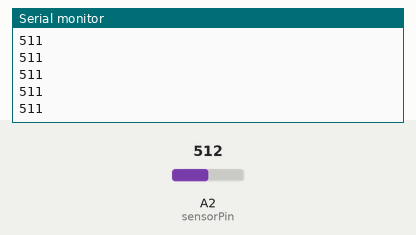
Recording of a sketch running on a simulated Arduino Uno, built with avr-gcc and run on an emulated ATmega328P. Parts: the last lines printed to the serial monitor. Inputs (shaded band) come from the test bench; at power-on: A2 (sensorPin) = 512.

Above: at 1.2 s.
1.3 s: A2 (sensorPin) set to 716
At 1.32 s:
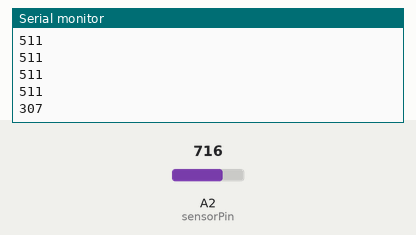
2.8 s: A2 (sensorPin) set to 900
At 2.83 s:
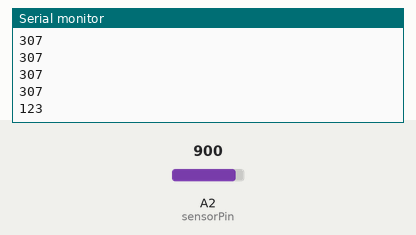
Timing chart, 0 to 5.8 s (numbered marks = the images above; inputs shaded):
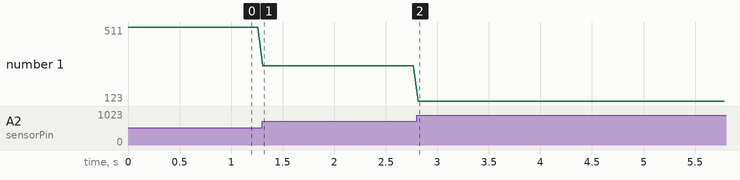

Measured:
- after the input at 1.3 s, the serial monitor: prints a new line at once (image 1)
- after the input at 2.8 s, the serial monitor: prints a new line at once (image 2)
- plotted number 1: 511 → 307 after the input at 1.3 s, 307 → 123 after the input at 2.8 s

The sketch:

LDR_sensor_luz.ino
```cpp
int sensorPin = 2;
int value = 0;

void setup () {
  Serial.begin (9600);
}

void loop () {
  value = analogRead (sensorPin); //More light means a lower value and viceversa
  Serial.println (1023-value, DEC);
  //Serial.println (1023-value, DEC); //If you want the opposite behaviour-More light an upper value- use this line
  delay (50);
}
```
